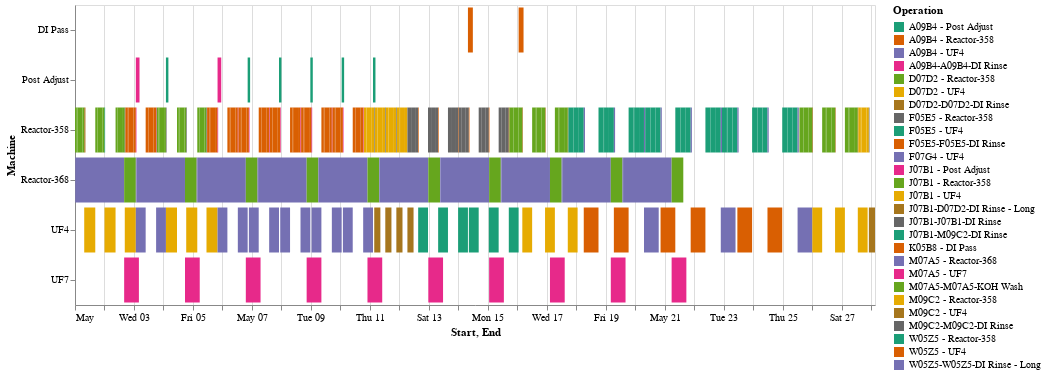

Here is the notebook cell this chart was saved with:
### Code cell
machines_chart

### Figure 1 — Vega-Lite specification as saved in the notebook (floating-point values rounded to 4 significant figures; data arrays with more than 128 entries replaced by an {"elided": "..."} marker saying what was removed)
{"config": {"view": {"continuousWidth": 300, "continuousHeight": 300}}, "data": {"name": "data-9d66a003717ef6b8bf448c7375b764e4"}, "mark": {"type": "bar"}, "encoding": {"color": {"field": "Operation", "scale": {"scheme": "dark2"}, "type": "nominal"}, "x": {"field": "Start", "type": "temporal"}, "x2": {"field": "End"}, "y": {"field": "Machine", "type": "nominal"}}, "height": 300, "width": 800, "$schema": "https://vega.github.io/schema/vega-lite/v5.8.0.json", "datasets": {"data-9d66a003717ef6b8bf448c7375b764e4": {"elided": "308 records"}}}
